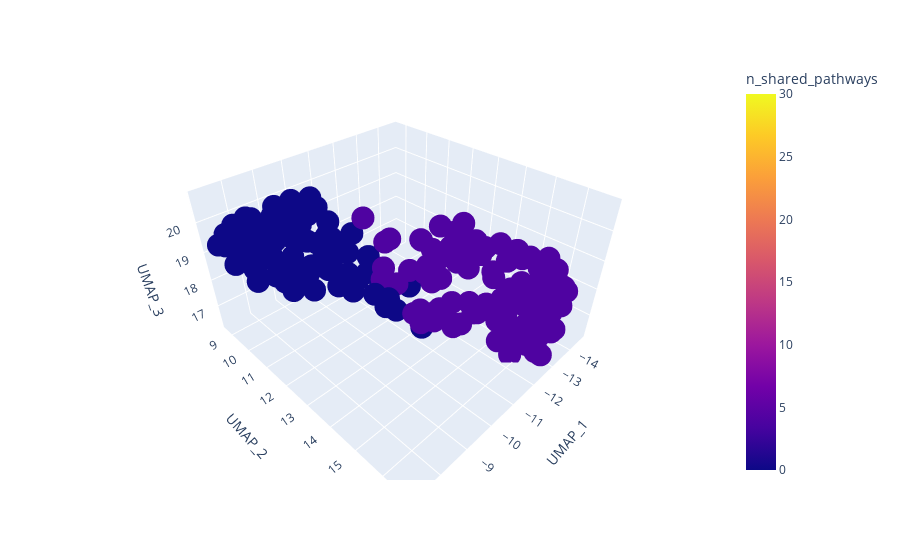

Here is the notebook cell this chart was saved with:
### Code cell
df = umap_coordinates_and_clusters_maturing_immature_concordance
fig = px.scatter_3d(df, x='UMAP_1', y='UMAP_2', z='UMAP_3',
              color='n_shared_pathways', range_color = [0, 30])
fig.show()

# Save figure.
# Source: https://stackoverflow.com/a/59819140
plotly.offline.plot(fig, filename='./maturing_immature.html')

### Figure 1 — Plotly figure (JSON) as saved in the notebook; plotly's stock layout.template omitted (floating-point values rounded to 4 significant figures; data arrays with more than 128 entries replaced by an {"elided": "..."} marker saying what was removed)
{"data": [{"hovertemplate": "UMAP_1=%{x}<br>UMAP_2=%{y}<br>UMAP_3=%{z}<br>n_shared_pathways=%{marker.color}<extra></extra>", "legendgroup": "", "marker": {"color": {"elided": "179 int values"}, "coloraxis": "coloraxis", "symbol": "circle"}, "mode": "markers", "name": "", "scene": "scene", "showlegend": false, "type": "scatter3d", "x": {"elided": "179 float values"}, "y": {"elided": "179 float values"}, "z": {"elided": "179 float values"}}], "layout": {"autosize": true, "coloraxis": {"cmax": 30, "cmin": 0, "colorbar": {"title": {"text": "n_shared_pathways"}}, "colorscale": [[0, "#0d0887"], [0.1111, "#46039f"], [0.2222, "#7201a8"], [0.3333, "#9c179e"], [0.4444, "#bd3786"], [0.5556, "#d8576b"], [0.6667, "#ed7953"], [0.7778, "#fb9f3a"], [0.8889, "#fdca26"], [1, "#f0f921"]]}, "legend": {"tracegroupgap": 0}, "margin": {"t": 60}, "scene": {"aspectmode": "auto", "aspectratio": {"x": 1.147, "y": 1.234, "z": 0.7066}, "domain": {"x": [0, 1], "y": [0, 1]}, "xaxis": {"title": {"text": "UMAP_1"}, "type": "linear"}, "yaxis": {"title": {"text": "UMAP_2"}, "type": "linear"}, "zaxis": {"title": {"text": "UMAP_3"}, "type": "linear"}}}}
